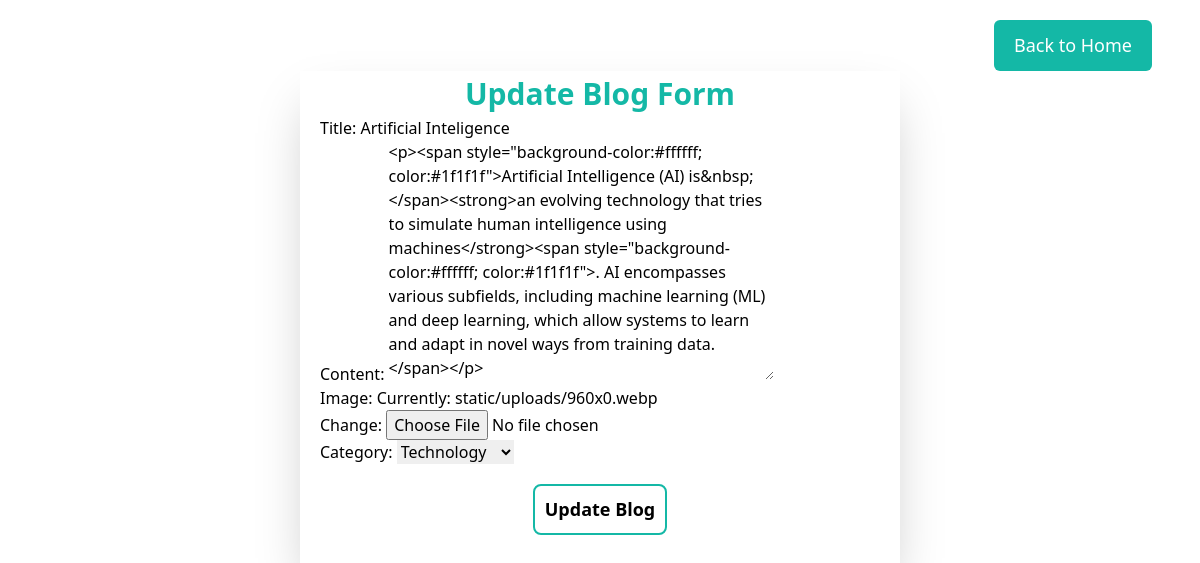
/all-blog-update/1, run on the app's committed database.
### bloggingapi/models.py (models this page shows, shortened)
class Blogging(models.Model):
    title=models.CharField(max_length=200)
    content=models.TextField(default=True,null=True)
    image=models.FileField(upload_to='static/uploads')
    created_at=models.DateField(auto_now_add=True)
    category=models.ForeignKey(Category,on_delete=models.CASCADE,null=True)

### bloggingapi/views.py (the view, shortened to what this page needs)
# urls.py: path('all-blog-update/<int:allblog_id>',update_allblogs),
def update_allblogs(request,allblog_id):
    instance=Blogging.objects.get(id=allblog_id)
    context={
        'form':BloggingForm(instance=instance)
    }
    return render(request,'bloggingapi/all-blogupdate.html',context)

### bloggingapi/forms.py
class BloggingForm(forms.ModelForm):
    class Meta:
        model=Blogging
        fields='__all__'

### bloggingapi/models.py (called while the page is built)
    def __str__(self):
        return self.category_title

### bloggingapi/templates/bloggingapi/all-blogupdate.html (shortened to what this page needs)
{% extends 'layouts.html' %}
{% load static %}
{% block starts%}
<div class="mt-[20px] flex justify-end mb-[20px] md:mb-auto px-3 md:px-12">
  <a href="/"
  class="bg-teal-500 text-white py-2 md:py-3 px-1 md:px-5 text-[16px] md:text-[18px] xl:text-[20px] 2xl:text-[25px] 3xl:text-[30px] 4xl:text-[35px] my-auto rounded-md hover:border-2 ease-linear duration-75 hover:border-teal-500 hover:border-solid hover:bg-white hover:text-teal-500 hover:text-[20px]"
  >Back to Home</a
>
</div>
<section class="flex justify-center snap-none">
  <div class="shadow-2xl w-[600px] px-[20px]">
    <form action="" method="post" class="" enctype="multipart/form-data snap-none">
      <h2 class="text-teal-500 font-bold text-[25px] md:text-[30px] xl:text-[40px] 2xl:text-[45px] text-center">Update Blog Form</h2>
        {{form.as_p}}
      <div class="flex justify-center">
      <input type="submit" value="Update Blog" class="border-2 border-solid border-teal-500 rounded-lg p-[10px] mb-[35px] mt-[20px] font-semibold text-[18px] xl:text-[20px] 2xl:text-[25px]">
    </div>
    </form>
  </div>
</section>
{% endblock %}

### data on the page
Blogging: title "Artificial Inteligence", content "<p><span style=\"background-color:#ffffff; color:#1f1f1f\">Artificial Intelligence (AI) is&nbsp;</span><strong>an evolving technology that tries to simulate human intelligence using machines</strong><span style=\"background-color:#ffffff; color:#1f1f1f\">. AI encompasses various subfields, including machine learning (ML) and deep learning, which allow systems to learn and adapt in novel ways from training data.</span></p>", category "Technology"
